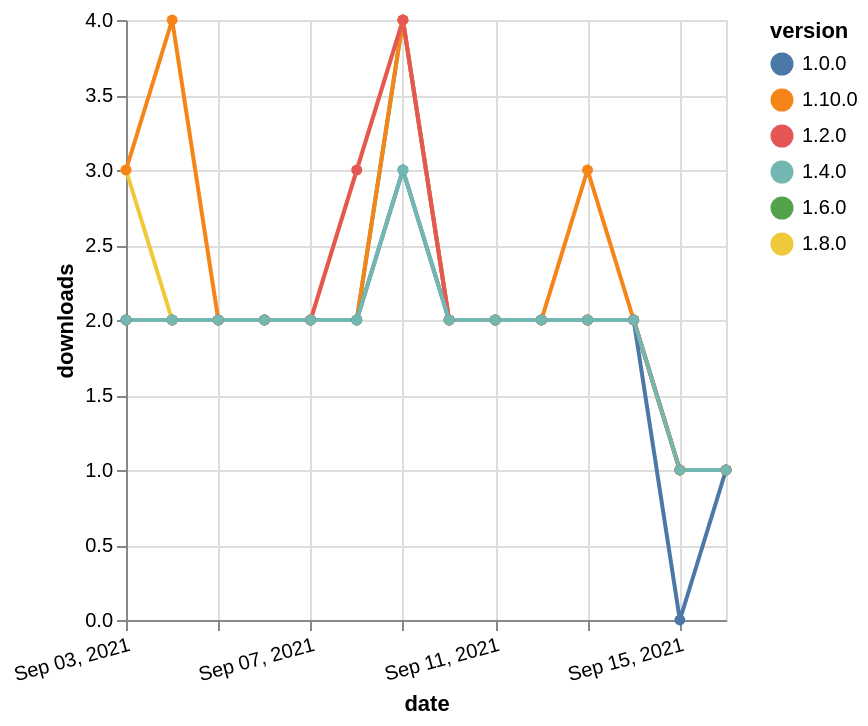

Express this chart as Vega-Lite.
### Vega-Lite specification from a JSON file in a GitHub repository (floating-point values rounded to 4 significant figures)
{"$schema": "https://vega.github.io/schema/vega-lite/v5.json", "description": "A simple bar chart with embedded data.", "data": {"values": [{"date": "2021-09-03", "total": 996, "delta": 2, "version": "1.6.0"}, {"date": "2021-09-04", "total": 998, "delta": 2, "version": "1.6.0"}, {"date": "2021-09-05", "total": 1000, "delta": 2, "version": "1.6.0"}, {"date": "2021-09-06", "total": 1002, "delta": 2, "version": "1.6.0"}, {"date": "2021-09-07", "total": 1004, "delta": 2, "version": "1.6.0"}, {"date": "2021-09-08", "total": 1006, "delta": 2, "version": "1.6.0"}, {"date": "2021-09-09", "total": 1010, "delta": 4, "version": "1.6.0"}, {"date": "2021-09-10", "total": 1012, "delta": 2, "version": "1.6.0"}, {"date": "2021-09-11", "total": 1014, "delta": 2, "version": "1.6.0"}, {"date": "2021-09-12", "total": 1016, "delta": 2, "version": "1.6.0"}, {"date": "2021-09-13", "total": 1018, "delta": 2, "version": "1.6.0"}, {"date": "2021-09-14", "total": 1020, "delta": 2, "version": "1.6.0"}, {"date": "2021-09-15", "total": 1021, "delta": 1, "version": "1.6.0"}, {"date": "2021-09-16", "total": 1022, "delta": 1, "version": "1.6.0"}, {"date": "2021-09-03", "total": 679, "delta": 3, "version": "1.8.0"}, {"date": "2021-09-04", "total": 681, "delta": 2, "version": "1.8.0"}, {"date": "2021-09-05", "total": 683, "delta": 2, "version": "1.8.0"}, {"date": "2021-09-06", "total": 685, "delta": 2, "version": "1.8.0"}, {"date": "2021-09-07", "total": 687, "delta": 2, "version": "1.8.0"}, {"date": "2021-09-08", "total": 690, "delta": 3, "version": "1.8.0"}, {"date": "2021-09-09", "total": 694, "delta": 4, "version": "1.8.0"}, {"date": "2021-09-10", "total": 696, "delta": 2, "version": "1.8.0"}, {"date": "2021-09-11", "total": 698, "delta": 2, "version": "1.8.0"}, {"date": "2021-09-12", "total": 700, "delta": 2, "version": "1.8.0"}, {"date": "2021-09-13", "total": 702, "delta": 2, "version": "1.8.0"}, {"date": "2021-09-14", "total": 704, "delta": 2, "version": "1.8.0"}, {"date": "2021-09-15", "total": 705, "delta": 1, "version": "1.8.0"}, {"date": "2021-09-16", "total": 706, "delta": 1, "version": "1.8.0"}, {"date": "2021-09-03", "total": 215, "delta": 3, "version": "1.10.0"}, {"date": "2021-09-04", "total": 219, "delta": 4, "version": "1.10.0"}, {"date": "2021-09-05", "total": 221, "delta": 2, "version": "1.10.0"}, {"date": "2021-09-06", "total": 223, "delta": 2, "version": "1.10.0"}, {"date": "2021-09-07", "total": 225, "delta": 2, "version": "1.10.0"}, {"date": "2021-09-08", "total": 227, "delta": 2, "version": "1.10.0"}, {"date": "2021-09-09", "total": 231, "delta": 4, "version": "1.10.0"}, {"date": "2021-09-10", "total": 233, "delta": 2, "version": "1.10.0"}, {"date": "2021-09-11", "total": 235, "delta": 2, "version": "1.10.0"}, {"date": "2021-09-12", "total": 237, "delta": 2, "version": "1.10.0"}, {"date": "2021-09-13", "total": 240, "delta": 3, "version": "1.10.0"}, {"date": "2021-09-14", "total": 242, "delta": 2, "version": "1.10.0"}, {"date": "2021-09-15", "total": 243, "delta": 1, "version": "1.10.0"}, {"date": "2021-09-16", "total": 244, "delta": 1, "version": "1.10.0"}, {"date": "2021-09-03", "total": 2009, "delta": 2, "version": "1.0.0"}, {"date": "2021-09-04", "total": 2011, "delta": 2, "version": "1.0.0"}, {"date": "2021-09-05", "total": 2013, "delta": 2, "version": "1.0.0"}, {"date": "2021-09-06", "total": 2015, "delta": 2, "version": "1.0.0"}, {"date": "2021-09-07", "total": 2017, "delta": 2, "version": "1.0.0"}, {"date": "2021-09-08", "total": 2019, "delta": 2, "version": "1.0.0"}, {"date": "2021-09-09", "total": 2022, "delta": 3, "version": "1.0.0"}, {"date": "2021-09-10", "total": 2024, "delta": 2, "version": "1.0.0"}, {"date": "2021-09-11", "total": 2026, "delta": 2, "version": "1.0.0"}, {"date": "2021-09-12", "total": 2028, "delta": 2, "version": "1.0.0"}, {"date": "2021-09-13", "total": 2030, "delta": 2, "version": "1.0.0"}, {"date": "2021-09-14", "total": 2032, "delta": 2, "version": "1.0.0"}, {"date": "2021-09-15", "total": 2032, "delta": 0, "version": "1.0.0"}, {"date": "2021-09-16", "total": 2033, "delta": 1, "version": "1.0.0"}, {"date": "2021-09-03", "total": 1945, "delta": 2, "version": "1.2.0"}, {"date": "2021-09-04", "total": 1947, "delta": 2, "version": "1.2.0"}, {"date": "2021-09-05", "total": 1949, "delta": 2, "version": "1.2.0"}, {"date": "2021-09-06", "total": 1951, "delta": 2, "version": "1.2.0"}, {"date": "2021-09-07", "total": 1953, "delta": 2, "version": "1.2.0"}, {"date": "2021-09-08", "total": 1956, "delta": 3, "version": "1.2.0"}, {"date": "2021-09-09", "total": 1960, "delta": 4, "version": "1.2.0"}, {"date": "2021-09-10", "total": 1962, "delta": 2, "version": "1.2.0"}, {"date": "2021-09-11", "total": 1964, "delta": 2, "version": "1.2.0"}, {"date": "2021-09-12", "total": 1966, "delta": 2, "version": "1.2.0"}, {"date": "2021-09-13", "total": 1968, "delta": 2, "version": "1.2.0"}, {"date": "2021-09-14", "total": 1970, "delta": 2, "version": "1.2.0"}, {"date": "2021-09-15", "total": 1971, "delta": 1, "version": "1.2.0"}, {"date": "2021-09-16", "total": 1972, "delta": 1, "version": "1.2.0"}, {"date": "2021-09-03", "total": 1455, "delta": 2, "version": "1.4.0"}, {"date": "2021-09-04", "total": 1457, "delta": 2, "version": "1.4.0"}, {"date": "2021-09-05", "total": 1459, "delta": 2, "version": "1.4.0"}, {"date": "2021-09-06", "total": 1461, "delta": 2, "version": "1.4.0"}, {"date": "2021-09-07", "total": 1463, "delta": 2, "version": "1.4.0"}, {"date": "2021-09-08", "total": 1465, "delta": 2, "version": "1.4.0"}, {"date": "2021-09-09", "total": 1468, "delta": 3, "version": "1.4.0"}, {"date": "2021-09-10", "total": 1470, "delta": 2, "version": "1.4.0"}, {"date": "2021-09-11", "total": 1472, "delta": 2, "version": "1.4.0"}, {"date": "2021-09-12", "total": 1474, "delta": 2, "version": "1.4.0"}, {"date": "2021-09-13", "total": 1476, "delta": 2, "version": "1.4.0"}, {"date": "2021-09-14", "total": 1478, "delta": 2, "version": "1.4.0"}, {"date": "2021-09-15", "total": 1479, "delta": 1, "version": "1.4.0"}, {"date": "2021-09-16", "total": 1480, "delta": 1, "version": "1.4.0"}]}, "width": "container", "mark": {"type": "line", "point": {"filled": true}}, "encoding": {"x": {"field": "date", "type": "temporal", "timeUnit": "yearmonthdate", "title": "date", "axis": {"labelAngle": -15}}, "y": {"field": "delta", "type": "quantitative", "title": "downloads"}, "color": {"field": "version", "type": "nominal"}, "tooltip": {"field": "delta"}}}
